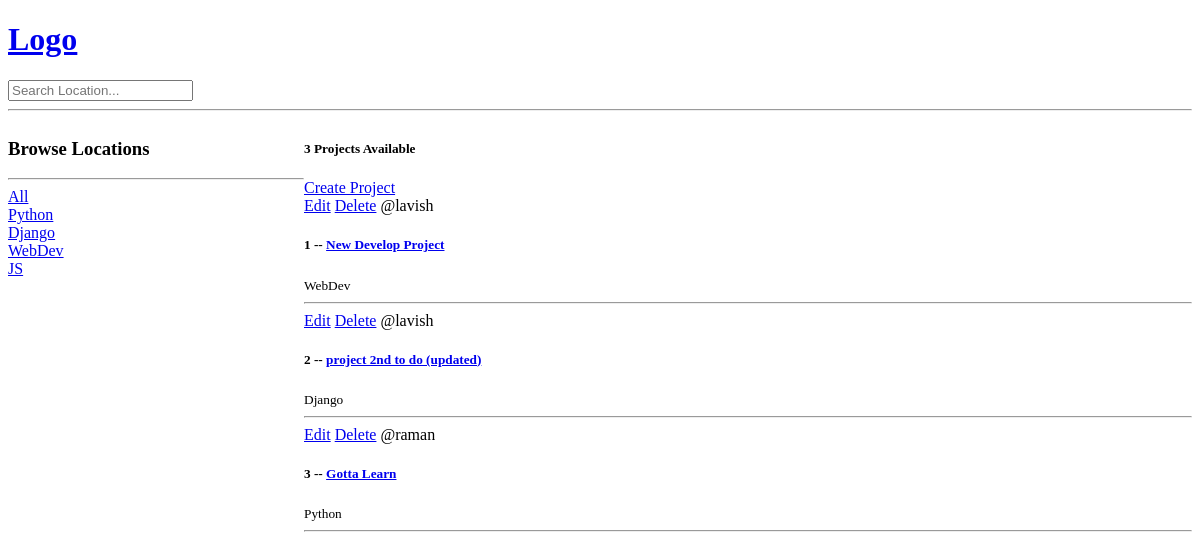
Before: / with the older database file.
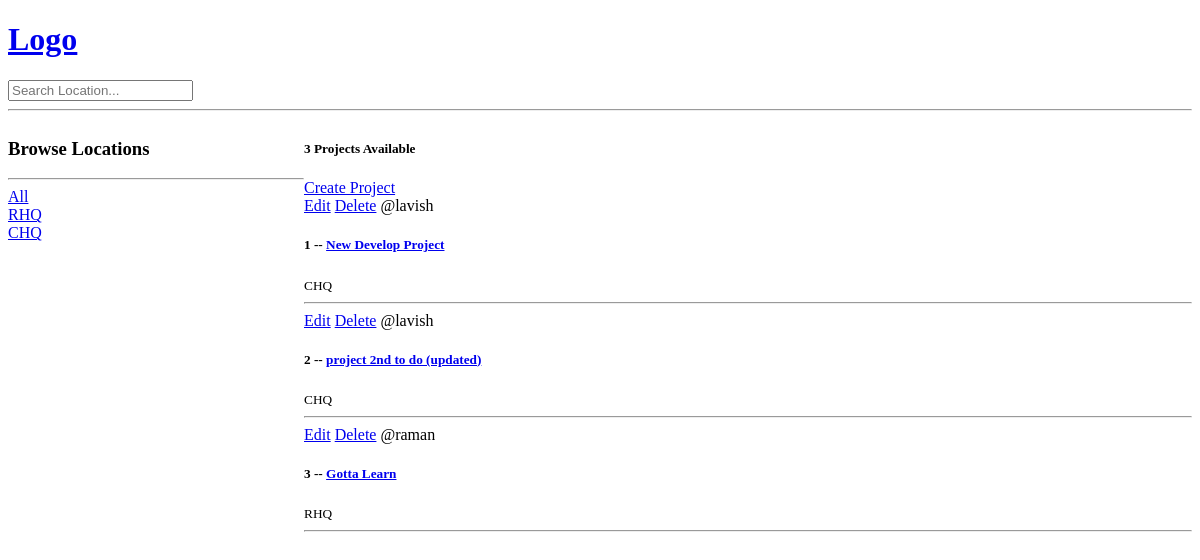
After: the same page with the newer database file.
### base/models.py (models this page shows, shortened)
class Topic(models.Model):
    name = models.CharField(max_length=200)

class Room(models.Model):
    host = models.ForeignKey(User, on_delete=models.SET_NULL, null=True)
    topic = models.ForeignKey(Topic, on_delete=models.SET_NULL, null=True)
    name = models.CharField(max_length=200)
    description = models.TextField(null=True, blank=True)
    update = models.DateTimeField(auto_now=True)
    created = models.DateTimeField(auto_now_add=True)

### base/views.py (the view)
# urls.py: path('',views.home, name="home"),
def home(request):
    q = request.GET.get('q') if request.GET.get('q') != None else ''
    rooms = Room.objects.filter(
        Q(topic__name__icontains=q) |
        Q(name__icontains=q) |
        Q(description__icontains=q)
    )
    locations = Topic.objects.all()
    project_count = rooms.count()
    context = {'rooms':rooms, 'locations':locations, 'project_count':project_count}
    return render(request, 'base/home.html', context)

### base/templates/base/home.html (shortened to what this page needs)
{% extends 'main.html' %}
{% block content %}
<div class="home-container">
    <div>
        <h3>Browse Locations</h3>
        <hr>
        <div>
            <a href="{% url 'home' %}">All</a>
        </div>
        {% for location in locations %}
        <div>
            <a href="{% url 'home' %}?q={{location.name}}">{{location.name}}</a>
        </div>
        {% endfor %}
    </div>
    <div>
        <h5>{{project_count}} Projects Available</h5>
        <a href="{% url 'create-project' %}">Create Project</a>
        <div>
            {% for room in rooms %}
                <div>
                    <a href="{% url 'update-project' room.id%}">Edit</a>
                    <a href="{% url 'delete-project' room.id%}">Delete</a>
                    <span>@{{room.host.username}}</span>
                    <h5>{{room.id}} -- <a href="{% url 'room' room.id %}">{{room.name}}</a></h5>
                    <small>{{room.topic.name}}</small>
                    <hr>
                </div>
            {% endfor %}
        </div>
    </div>
</div>
{% endblock %}

Changed rows visible on the page:
removed Topic: name "Python"
removed Topic: name "Django"
removed Topic: name "WebDev"
removed Topic: name "JS"
added Topic: name "RHQ"
added Topic: name "CHQ"
changed Room "New Develop Project": topic.name "WebDev" → "CHQ"
changed Room "project 2nd to do (updated)": topic.name "Django" → "CHQ"
changed Room "Gotta Learn": topic.name "Python" → "RHQ"
